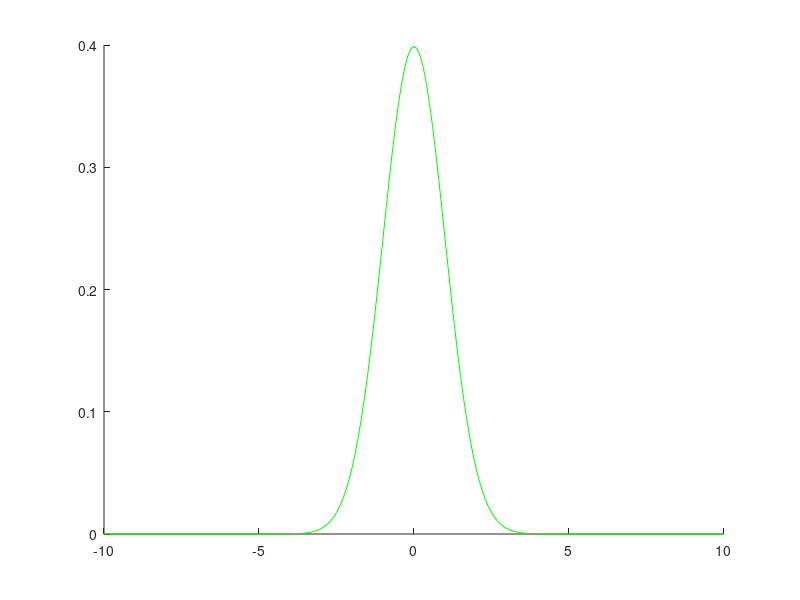

MATLAB code to generate this figure:
hold on;
beta_o=1;

x = -10:0.1:10;
f = sqrt(beta_o/(2*pi))*(exp((-beta_o*x.^2)/2));

plot(x,f,'g')
%semilogx(q,log10(f),'r')